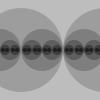
Frame 1 (no input)
Frame 2 (the mouse pressed at the canvas centre, redrawn once): identical to frame 1, image omitted

The Processing sketch that drew this single still picture (run headless with seeded random() and noise(); the mouse was pressed at the canvas centre and the sketch redrawn once):

// Processing sketch: _10
// ── _10.pde
int x = 63; // X-coordinate
int r = 85; // Starting radius
int n = 6; // Number of recursions

void setup() {
  size(100, 100);
  noStroke();
  smooth();
  noLoop();
}

void draw() {
  drawCircle(63, 85, 6);
}

void drawCircle(int x, int radius, int num) {
  float tt = 126 * num/4.0;
  fill(tt);
  ellipse(x, 50, radius*2, radius*2);
  if (num > 1) {
    num = num - 1;
    drawCircle(x - radius/2, radius/2, num);
    drawCircle(x + radius/2, radius/2, num);
  }
}
